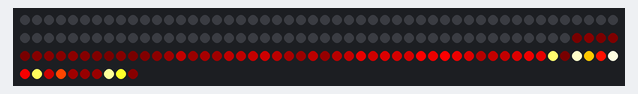
Bench run of a program on a simulated Raspberry Pi Pico running MicroPython. Shown: 160 RGB LEDs in strip order, left to right, continuing on the next row. The clock reads 2024-03-15 10:24:30 at power-on unless the program sets it; random numbers come from a fixed seed; what the program prints to the serial console is not drawn.

Above: at 0.11 s.
At 39.2 s:
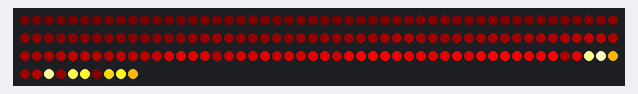

The program:

main.py
```python
# Example using PIO to drive a set of WS2812 LEDs.
import array, time, math
import bootsel
from machine import Pin
import rp2
import os
import random

# Configure the number of WS2812 LEDs.
NUM_LEDS = 160
PIN_NUM = 6

@rp2.asm_pio(sideset_init=rp2.PIO.OUT_LOW, out_shiftdir=rp2.PIO.SHIFT_LEFT, autopull=True, pull_thresh=24)
def ws2812():
    T1 = 2
    T2 = 5
    T3 = 3
    wrap_target()
    label("bitloop")
    out(x, 1)               .side(0)    [T3 - 1]
    jmp(not_x, "do_zero")   .side(1)    [T1 - 1]
    jmp("bitloop")          .side(1)    [T2 - 1]
    label("do_zero")
    nop()                   .side(0)    [T2 - 1]
    wrap()

class NeoPixel(object):
    def __init__(self,pin=PIN_NUM,num=NUM_LEDS,brightness=0.8):
        self.pin=pin
        self.num=num
        self.brightness = brightness

        # Create the StateMachine with the ws2812 program, outputting on pin
        self.sm = rp2.StateMachine(0, ws2812, freq=8_000_000, sideset_base=Pin(PIN_NUM))

        # Start the StateMachine, it will wait for data on its FIFO.
        self.sm.active(1)

        # Display a pattern on the LEDs via an array of LED RGB values.
        self.ar = array.array("I", [0 for _ in range(self.num)])

        self.BLACK = (0, 0, 0)
        self.RED = (15, 0, 0)
        self.YELLOW = (15, 15, 0)
        self.GREEN = (0, 15, 0)
        self.CYAN = (0, 15, 15)
        self.BLUE = (0, 0, 15)
        self.PURPLE = (15, 0, 15)
        self.WHITE = (15, 15, 15)
        self.COLORS = [self.RED, self.YELLOW, self.GREEN, self.CYAN, self.BLUE, self.PURPLE, self.WHITE,self.BLACK ]
        self.lattice = [self.CYAN, self.CYAN, self.CYAN, self.CYAN, self.CYAN, self.CYAN, self.CYAN, self.CYAN, self.CYAN, self.CYAN, self.CYAN, self.CYAN, self.CYAN, self.CYAN, self.CYAN, self.CYAN,
                        self.CYAN, self.CYAN, self.RED, self.RED, self.CYAN, self.CYAN, self.RED, self.RED, self.RED, self.RED, self.CYAN, self.CYAN, self.CYAN, self.RED, self.RED, self.CYAN,
                        self.CYAN, self.RED, self.RED, self.RED, self.CYAN, self.RED, self.CYAN, self.CYAN, self.CYAN, self.CYAN, self.RED, self.CYAN, self.RED, self.RED, self.RED, self.CYAN,
                        self.CYAN, self.CYAN, self.RED, self.RED, self.CYAN, self.CYAN, self.CYAN, self.CYAN, self.CYAN, self.RED, self.RED, self.CYAN, self.CYAN, self.RED, self.RED, self.CYAN,
                        self.CYAN, self.CYAN, self.RED, self.RED, self.CYAN, self.CYAN, self.CYAN, self.CYAN, self.RED, self.RED, self.CYAN, self.CYAN, self.CYAN, self.RED, self.RED, self.CYAN,
                        self.CYAN, self.CYAN, self.RED, self.RED, self.CYAN, self.CYAN, self.CYAN, self.RED, self.RED, self.CYAN, self.CYAN, self.CYAN, self.CYAN, self.RED, self.RED, self.CYAN,
                        self.CYAN, self.CYAN, self.RED, self.RED, self.CYAN, self.CYAN, self.RED, self.RED, self.CYAN, self.CYAN, self.CYAN, self.CYAN, self.CYAN, self.RED, self.RED, self.CYAN,
                        self.CYAN, self.CYAN, self.RED, self.RED, self.CYAN, self.RED, self.RED, self.RED, self.RED, self.RED, self.RED, self.CYAN, self.CYAN, self.RED, self.RED, self.CYAN,
                        self.CYAN, self.CYAN, self.CYAN, self.CYAN, self.CYAN, self.CYAN, self.CYAN, self.CYAN, self.CYAN, self.CYAN, self.CYAN, self.CYAN, self.CYAN, self.CYAN, self.CYAN, self.CYAN,
                        self.CYAN, self.CYAN, self.CYAN, self.CYAN, self.CYAN, self.CYAN, self.CYAN, self.CYAN, self.CYAN, self.CYAN, self.CYAN, self.CYAN, self.CYAN, self.CYAN, self.CYAN, self.CYAN]

    ##########################################################################
    def pixels_show(self):
        dimmer_ar = array.array("I", [0 for _ in range(self.num)])
        for i,c in enumerate(self.ar):
            r = int(((c >> 8) & 0xFF) * self.brightness)
            g = int(((c >> 16) & 0xFF) * self.brightness)
            b = int((c & 0xFF) * self.brightness)
            dimmer_ar[i] = (g<<16) + (r<<8) + b
        self.sm.put(dimmer_ar, 8)


    def pixels_set(self, i, color):
        self.ar[i] = (color[1]<<16) + (color[0]<<8) + color[2]

    def pixels_fill(self, color):
        for i in range(len(self.ar)):
            self.pixels_set(i, color)

def rgb_to_int(*color):
    return (color[1]<<16) + (color[0]<<8) + color[2]

if __name__=='__main__':
    strip = NeoPixel()
    strip.brightness=1

    fireTempAr = array.array("I", [0] * (NUM_LEDS+16))

    lastLine = fireTempAr[:16]

    fireLookUpPalette = array.array("I", (rgb_to_int(i,0,0) if i<256 else rgb_to_int(255,(i-256),0) if i<512 else rgb_to_int(255,255,(i-512)) for i in range(256*3)))

    from time import gmtime

    print(gmtime()[4])

    while True:
        fireTempAr2 = fireTempAr
        for i in range(16,NUM_LEDS):
            fireTempAr2[i] = (fireTempAr[i-16] + fireTempAr[i-1] + fireTempAr[i+1] + fireTempAr[i+16] + fireTempAr[i]) // 8
        fireTempAr = fireTempAr2

        for i in range(16):
            lastLine[i] = random.randrange(256*3)
        # scroll up add random fire at btooom
        fireTempAr = fireTempAr[16:] + lastLine


        for i in range(NUM_LEDS):
            strip.ar[i] = fireLookUpPalette[fireTempAr[i]]

        strip.pixels_show()

        if bootsel.pressed():
            strip.brightness += 0.1
            if strip.brightness>1.0:
                strip.brightness=0
            while bootsel.pressed():
                time.sleep(0.1)

        time.sleep(0.03) # change this to bigger value to slowdown animation
```

bootsel.py
```python
"""
pico-bootsel: read the state of the BOOTSEL button

Credit to github@pdg137
https://github.com/micropython/micropython/issues/6852#issuecomment-1350081346
  It would be great to have the PR merged into the Micropython core. But for
  now I have been using this inline assembly to do it, which seems to work
  fine at least with single-core code:
  [code provided below]

This simply packages that implementation as a git repo while waiting on
an official release

Usage:
  import bootsel
  bootsel.read_bootsel() # raw value (0 - pressed, 1 - unpressed)
  bootsel.pressed() # boolean (True - pressed, False - unpressed)
"""

def pressed():
  return not read_bootsel()

@micropython.asm_thumb
def read_bootsel():
  # disable interrupts
  cpsid(0x0)

  # set r2 = addr of GPIO_QSI_SS registers, at 0x40018000
  # GPIO_QSPI_SS_CTRL is at +0x0c
  # GPIO_QSPI_SS_STATUS is at +0x08
  # is there no easier way to load a 32-bit value?
  mov(r2, 0x40)
  lsl(r2, r2, 8)
  mov(r1, 0x01)
  orr(r2, r1)
  lsl(r2, r2, 8)
  mov(r1, 0x80)
  orr(r2, r1)
  lsl(r2, r2, 8)

  # set bit 13 (OEOVER[1]) to disable output
  mov(r1, 1)
  lsl(r1, r1, 13)
  str(r1, [r2, 0x0c])

  # delay about 3us
  # seems to work on the Pico - tune for your system
  mov(r0, 0x16)
  label(DELAY)
  sub(r0, 1)
  bpl(DELAY)

  # check GPIO_QSPI_SS_STATUS bit 17 - input value
  ldr(r0, [r2, 0x08])
  lsr(r0, r0, 17)
  mov(r1, 1)
  and_(r0, r1)

  # clear bit 13 to re-enable, or it crashes
  mov(r1, 0)
  str(r1, [r2, 0x0c])

  # re-enable interrupts
  cpsie(0x0)
```
